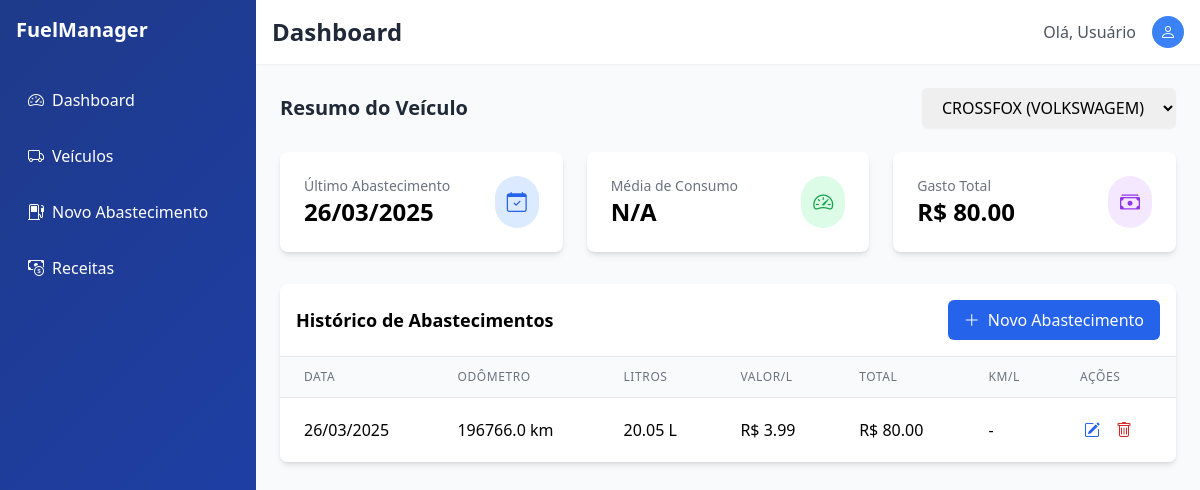
The page /?veiculo_id=1 on the database its author committed.
### app.py (models this page shows)
class Abastecimento(db.Model):
    id = db.Column(db.Integer, primary_key=True)
    data = db.Column(db.DateTime, nullable=False, comment="Data do abastecimento")
    odometro = db.Column(db.Float, nullable=False, comment="Quilometragem atual")
    litros = db.Column(db.Float, nullable=False, comment="Litros abastecidos")
    preco_litro = db.Column(db.Float, nullable=False, comment="Preço por litro")
    veiculo_id = db.Column(db.Integer, db.ForeignKey('veiculo.id'), nullable=False)
    veiculo = db.relationship('Veiculo', backref='abastecimentos')
    @property
    def total(self):
        return self.litros * self.preco_litro

### app.py (the view)
@app.route('/')
def index():
    veiculo_id = request.args.get('veiculo_id')
    veiculos = Veiculo.query.all()
    abastecimentos = Abastecimento.query.filter_by(veiculo_id=veiculo_id).order_by(Abastecimento.data.desc()).all() if veiculo_id else []
    abastecimentos = calcular_km_litro(abastecimentos)
    return render_template('index.html',
                         abastecimentos=abastecimentos,
                         veiculos=veiculos,
                         veiculo_id=veiculo_id)

### app.py (called while the page is built, shortened)
def calcular_km_litro(abastecimentos):
    return abastecimentos

### templates/index.html (shortened to what this page needs)
{% extends "base.html" %}
{% block title %}Dashboard{% endblock %}
{% block content %}
<div class="mb-6">
    <div class="flex justify-between items-center">
        <h2 class="text-xl font-semibold text-gray-800">Resumo do Veículo</h2>
        <select onchange="window.location.href = '/?veiculo_id=' + this.value"
                class="rounded-md border-gray-300 shadow-sm px-4 py-2">
            {% for v in veiculos %}
                <option value="{{ v.id }}" {% if v.id == veiculo_id|int %}selected{% endif %}>
                    {{ v.nome }} ({{ v.marca }})
                </option>
            {% endfor %}
        </select>
    </div>
</div>
<div class="grid grid-cols-1 md:grid-cols-3 gap-6 mb-8">
    <div class="card bg-white rounded-lg shadow-md p-6">
        <div class="flex items-center justify-between">
            <div>
                <p class="text-sm text-gray-500">Último Abastecimento</p>
                <p class="text-2xl font-bold">
                    {% if abastecimentos %}
                        {{ abastecimentos[-1].data.strftime('%d/%m/%Y') }}
                    {% else %}
                        N/A
                    {% endif %}
                </p>
            </div>
            <div class="p-3 rounded-full bg-blue-100 text-blue-600">
                <i class="bi bi-calendar-check text-xl"></i>
            </div>
        </div>
    </div>
    <div class="card bg-white rounded-lg shadow-md p-6">
        <div class="flex items-center justify-between">
            <div>
                <p class="text-sm text-gray-500">Média de Consumo</p>
                <p class="text-2xl font-bold">
                    {% if abastecimentos|length > 1 %}
                        {% set consumos = [] %}
                        {% for i in range(1, abastecimentos|length) %}
                            {% if abastecimentos[i].km_litro is not none %}
                                {% set _ = consumos.append(abastecimentos[i].km_litro) %}
                            {% endif %}
                        {% endfor %}
                        {% if consumos %}
                            {{ "%.2f"|format(consumos|sum / consumos|length) }} km/l
                        {% else %}
                            N/A
                        {% endif %}
                    {% else %}
                        N/A
                    {% endif %}
                </p>
            </div>
            <div class="p-3 rounded-full bg-green-100 text-green-600">
                <i class="bi bi-speedometer2 text-xl"></i>
            </div>
        </div>
    </div>
    <div class="card bg-white rounded-lg shadow-md p-6">
        <div class="flex items-center justify-between">
            <div>
                <p class="text-sm text-gray-500">Gasto Total</p>
                <p class="text-2xl font-bold">
                    R$ {{ "%.2f"|format(abastecimentos|sum(attribute='total')) }}
                </p>
            </div>
            <div class="p-3 rounded-full bg-purple-100 text-purple-600">
                <i class="bi bi-cash-stack text-xl"></i>
            </div>
        </div>
    </div>
</div>
<div class="bg-white rounded-lg shadow-md overflow-hidden">
    <div class="p-4 border-b flex justify-between items-center">
        <h3 class="text-lg font-semibold">Histórico de Abastecimentos</h3>
        <a href="{{ url_for('add_abastecimento') }}"
           class="bg-blue-600 hover:bg-blue-700 text-white px-4 py-2 rounded-md flex items-center space-x-2">
            <i class="bi bi-plus-lg"></i>
            <span>Novo Abastecimento</span>
        </a>
    </div>
    <div class="overflow-x-auto">
        <table class="min-w-full divide-y divide-gray-200">
            <thead class="bg-gray-50">
                <tr>
                    <th class="px-6 py-3 text-left text-xs font-medium text-gray-500 uppercase tracking-wider">Data</th>
                    <th class="px-6 py-3 text-left text-xs font-medium text-gray-500 uppercase tracking-wider">Odômetro</th>
                    <th class="px-6 py-3 text-left text-xs font-medium text-gray-500 uppercase tracking-wider">Litros</th>
                    <th class="px-6 py-3 text-left text-xs font-medium text-gray-500 uppercase tracking-wider">Valor/L</th>
                    <th class="px-6 py-3 text-left text-xs font-medium text-gray-500 uppercase tracking-wider">Total</th>
                    <th class="px-6 py-3 text-left text-xs font-medium text-gray-500 uppercase tracking-wider">Km/L</th>
                    <th class="px-6 py-3 text-left text-xs font-medium text-gray-500 uppercase tracking-wider">Ações</th>
                </tr>
            </thead>
            <tbody class="bg-white divide-y divide-gray-200">
                {% for abast in abastecimentos %}
                <tr class="hover:bg-gray-50">
                    <td class="px-6 py-4 whitespace-nowrap">{{ abast.data.strftime('%d/%m/%Y') }}</td>
                    <td class="px-6 py-4">{{ abast.odometro }} km</td>
                    <td class="px-6 py-4">{{ abast.litros }} L</td>
                    <td class="px-6 py-4">R$ {{ "%.2f"|format(abast.preco_litro) }}</td>
                    <td class="px-6 py-4">R$ {{ "%.2f"|format(abast.total) }}</td>
                    <td class="px-6 py-4">
                        {% if loop.index0 > 0 and abast.km_litro is not none %}
                            {{ "%.2f"|format(abast.km_litro) }} km/l
                        {% else %}
                            -
                        {% endif %}
                    </td>
                    <td class="px-6 py-4 whitespace-nowrap">
                        <div class="flex space-x-2">
                            <a href="{{ url_for('edit_abastecimento', id=abast.id) }}"
                               class="text-blue-600 hover:text-blue-900 p-1 rounded hover:bg-blue-50">
                                <i class="bi bi-pencil-square"></i>
                            </a>
                            <a href="{{ url_for('delete_abastecimento', id=abast.id) }}"
                               class="text-red-600 hover:text-red-900 p-1 rounded hover:bg-red-50">
                                <i class="bi bi-trash"></i>
                            </a>
                        </div>
                    </td>
                </tr>
                {% endfor %}
            </tbody>
        </table>
    </div>
</div>
{% endblock %}

### templates/base.html (style rules this page uses)
.card { transition: all 0.3s ease; }

### rows shown on the page
Abastecimento: data "26/03/2025", odometro "196766.0", litros "20.05", preco_litro "3.99", total "80.00"

### other values the page prints
{{ "%.2f"|format(abastecimentos|sum(attribute='total')) }} "80.00"
form field value "CROSSFOX (VOLKSWAGEM)"
